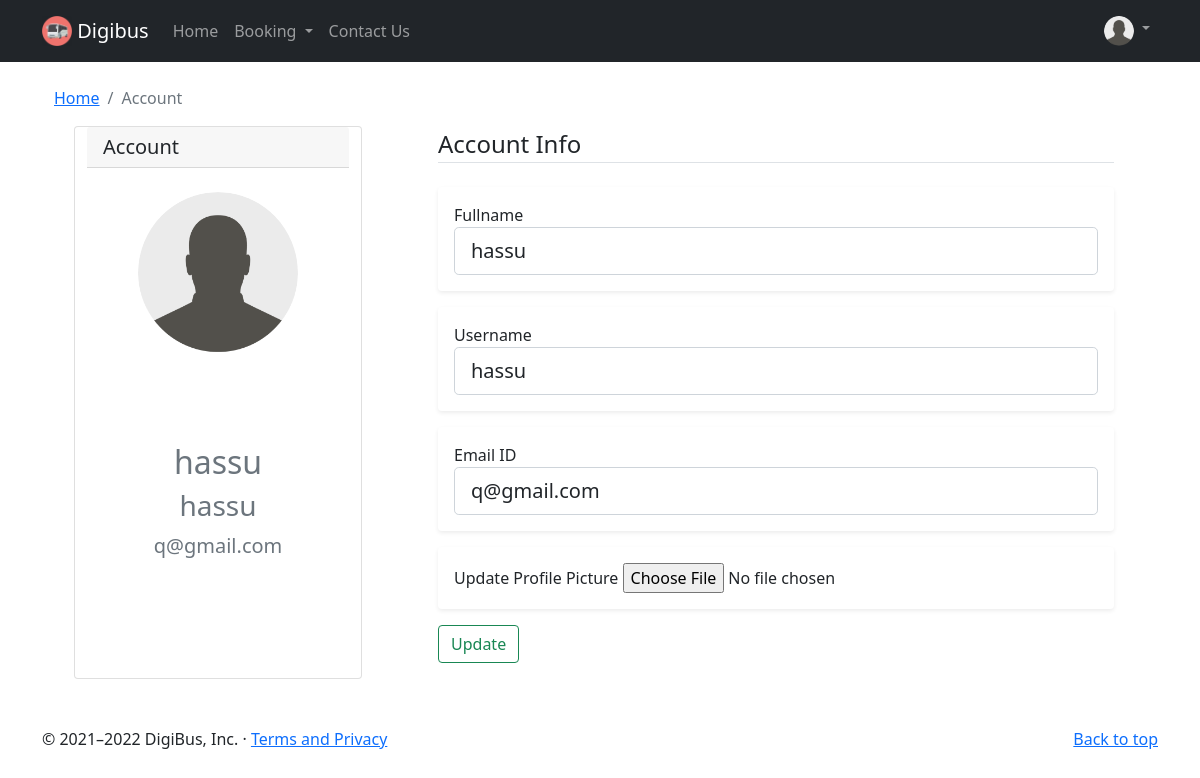
Page /account (signed in) on the committed database.
### flaskblog/models.py (models this page shows, shortened)
class User(db.Model, UserMixin):
    id = db.Column(db.Integer, primary_key=True)
    fullname = db.Column(db.String(30), nullable=False)
    username = db.Column(db.String(20), unique=True, nullable=False)
    email = db.Column(db.String(120), unique=True, nullable=False)
    image_file = db.Column(db.String(20), nullable=False, default = 'default1.jpg')
    password = db.Column(db.String(60), nullable=False)
    passes = db.relationship('Pass', backref='author', lazy=True)
    wallet = db.Column(db.Integer, nullable=False, default=0)

### flaskblog/routes.py (the view, shortened to what this page needs)
@app.route("/account", methods=['GET', 'POST'])
@login_required
def account():
    global ans
    form = UpdateAccountForm()
    if form.validate_on_submit():
        if form.picture.data:
            picture_file = save_picture(form.picture.data)
            current_user.image_file = picture_file
        current_user.fullname = form.fullname.data
        current_user.username = form.username.data
        current_user.email = form.email.data
        db.session.commit()
        flash('Your account has been updated!', 'success')
        return redirect(url_for('account'))
    elif request.method == 'GET':
        form.fullname.data = current_user.fullname
        form.username.data = current_user.username
        form.email.data = current_user.email
    image_file = url_for('static', filename='profile_pics/' + current_user.image_file)
    return render_template('account.html', title='Account', image_file=image_file, form=form)

### flaskblog/forms.py (shortened to what this page needs)
class UpdateAccountForm(FlaskForm):
    fullname = StringField('Fullname', validators=[DataRequired()])
    username = StringField('Username', validators=[DataRequired(), Length(min=2, max=18)])
    email = StringField('Email ID',validators=[DataRequired(), Email()])
    picture = FileField('Update Profile Picture', validators=[FileAllowed(['jpg', 'png'])])
    submit = SubmitField('Update')

### flaskblog/models.py (called while the page is built)
@login_manager.user_loader
def load_user(user_id):
    return User.query.get(int(user_id))

### flaskblog/templates/account.html (shortened to what this page needs)
{% extends "layout1.html" %}
{% block content %}
<div class="container">
  <div class="mt-4">
    <nav aria-label="breadcrumb">
        <ol class="breadcrumb">
            <li class="breadcrumb-item"><a href="{{ url_for('home') }}">Home</a></li>
            <li class="breadcrumb-item active" aria-current="page">Account</li>
        </ol>
    </nav>
  </div>
  <div class="row">
    <div class="card mx-auto" style="width: 18rem;">
      <h5 class="card-header">Account</h5>
      <img src="{{ image_file }}" class="rounded-circle account-img mx-auto my-4" style="width: 10rem;">
      <div class="card-body text-center my-5">
        <h2 class="account-heading text-muted">{{ current_user.fullname }}</h2>
        <h3 class="account-heading text-muted">{{ current_user.username }}</h3>
        <p class="text-secondary fs-5">{{ current_user.email }}</p>
      </div>
    </div>
    <div class="mx-auto" style="max-width: 700px;">
      <form method="POST" action="" enctype="multipart/form-data">
            <fieldset class="form-group">
                <legend class="border-bottom mb-4">Account Info</legend>
                <div class="form-group shadow-sm p-3 mb-3 bg-body rounded">
                    {{ form.fullname.label(class="form-control-label") }}
                    {% if form.fullname.errors %}
                        {{ form.fullname(class="form-control form-control-lg is-invalid") }}
                        <div class="invalid-feedback">
                            {% for error in form.fullname.errors %}
                                <span>{{ error }}</span>
                            {% endfor %}
                        </div>
                    {% else %}
                        {{ form.fullname(class="form-control form-control-lg") }}
                    {% endif %}
                </div>
                <div class="form-group shadow-sm p-3 mb-3 bg-body rounded">
                    {{ form.username.label(class="form-control-label") }}
                    {% if form.username.errors %}
                        {{ form.username(class="form-control form-control-lg is-invalid") }}
                        <div class="invalid-feedback">
                            {% for error in form.username.errors %}
                                <span>{{ error }}</span>
                            {% endfor %}
                        </div>
                    {% else %}
                        {{ form.username(class="form-control form-control-lg") }}
                    {% endif %}
                </div>
                <div class="form-group shadow-sm p-3 mb-3 bg-body rounded">
                    {{ form.email.label(class="form-control-label") }}
                    {% if form.email.errors %}
                        {{ form.email(class="form-control form-control-lg is-invalid") }}
                        <div class="invalid-feedback">
                            {% for error in form.email.errors %}
                                <span>{{ error }}</span>
                            {% endfor %}
                        </div>
                    {% else %}
                        {{ form.email(class="form-control form-control-lg") }}
                    {% endif %}
                </div>
                <div class="form-group shadow-sm p-3 mb-3 bg-body rounded">
                    {{ form.picture.label() }}
                    {{ form.picture(class="form-control-file") }}
                </div>
            <div class="form-group mb-3">
                {{ form.submit(class="btn btn-outline-success") }}
            </div>
      </form>
    </div>
  </div>
</div>
{% endblock content %}

### flaskblog/templates/layout1.html (style rules this page uses)
body { padding-top: 62px; }

### rows in the picture
User: fullname "hassu", username "hassu", email "q@gmail.com"
